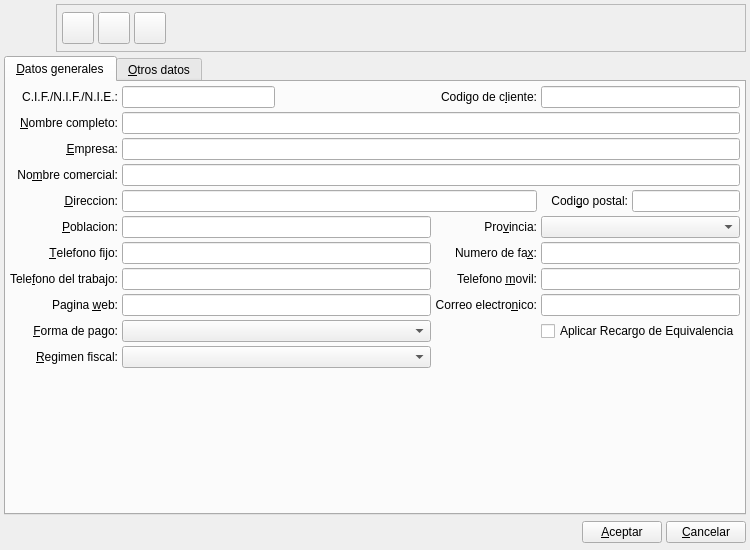
<?xml version="1.0" encoding="UTF-8"?>
<ui version="4.0">
 <author>Marcos Mezo</author>
 <class>ClienteBase</class>
 <widget class="QWidget" name="ClienteBase">
  <property name="geometry">
   <rect>
    <x>0</x>
    <y>0</y>
    <width>750</width>
    <height>550</height>
   </rect>
  </property>
  <property name="minimumSize">
   <size>
    <width>750</width>
    <height>550</height>
   </size>
  </property>
  <property name="focusPolicy">
   <enum>Qt::NoFocus</enum>
  </property>
  <property name="windowTitle">
   <string>Cliente</string>
  </property>
  <property name="windowIcon">
   <iconset resource="../../../bulmages.qrc">
    <normaloff>:/Images/client.png</normaloff>:/Images/client.png</iconset>
  </property>
  <layout class="QGridLayout">
   <property name="margin">
    <number>4</number>
   </property>
   <property name="spacing">
    <number>4</number>
   </property>
   <item row="0" column="0">
    <layout class="QHBoxLayout" name="hbox2">
     <property name="spacing">
      <number>4</number>
     </property>
     <property name="margin">
      <number>0</number>
     </property>
     <item>
      <widget class="QLabel" name="label">
       <property name="minimumSize">
        <size>
         <width>48</width>
         <height>48</height>
        </size>
       </property>
       <property name="maximumSize">
        <size>
         <width>48</width>
         <height>48</height>
        </size>
       </property>
       <property name="text">
        <string/>
       </property>
       <property name="pixmap">
        <pixmap resource="../../../bulmages.qrc">:/Images/client.png</pixmap>
       </property>
       <property name="scaledContents">
        <bool>true</bool>
       </property>
      </widget>
     </item>
     <item>
      <widget class="QFrame" name="mui_plugbotones">
       <property name="frameShape">
        <enum>QFrame::StyledPanel</enum>
       </property>
       <property name="frameShadow">
        <enum>QFrame::Raised</enum>
       </property>
       <layout class="QHBoxLayout" name="horizontalLayout">
        <property name="spacing">
         <number>4</number>
        </property>
        <item>
         <widget class="QToolButton" name="mui_guardar">
          <property name="enabled">
           <bool>true</bool>
          </property>
          <property name="minimumSize">
           <size>
            <width>32</width>
            <height>32</height>
           </size>
          </property>
          <property name="maximumSize">
           <size>
            <width>32</width>
            <height>32</height>
           </size>
          </property>
          <property name="toolTip">
           <string>Guardar cliente</string>
          </property>
          <property name="whatsThis">
           <string>Guardar cliente</string>
          </property>
          <property name="text">
           <string/>
          </property>
          <property name="icon">
           <iconset resource="../../../bulmages.qrc">
            <normaloff>:/Images/edit-save.png</normaloff>:/Images/edit-save.png</iconset>
          </property>
          <property name="iconSize">
           <size>
            <width>22</width>
            <height>22</height>
           </size>
          </property>
          <property name="shortcut">
           <string>Ctrl+S</string>
          </property>
         </widget>
        </item>
        <item>
         <widget class="QToolButton" name="mui_borrar">
          <property name="enabled">
           <bool>true</bool>
          </property>
          <property name="minimumSize">
           <size>
            <width>32</width>
            <height>32</height>
           </size>
          </property>
          <property name="maximumSize">
           <size>
            <width>32</width>
            <height>32</height>
           </size>
          </property>
          <property name="toolTip">
           <string>Borrar cliente</string>
          </property>
          <property name="whatsThis">
           <string>Borrar cliente</string>
          </property>
          <property name="text">
           <string/>
          </property>
          <property name="icon">
           <iconset resource="../../../bulmages.qrc">
            <normaloff>:/Images/edit-delete.png</normaloff>:/Images/edit-delete.png</iconset>
          </property>
          <property name="iconSize">
           <size>
            <width>22</width>
            <height>22</height>
           </size>
          </property>
          <property name="shortcut">
           <string>Ctrl+D</string>
          </property>
         </widget>
        </item>
        <item>
         <widget class="QToolButton" name="mui_informe">
          <property name="enabled">
           <bool>true</bool>
          </property>
          <property name="minimumSize">
           <size>
            <width>32</width>
            <height>32</height>
           </size>
          </property>
          <property name="maximumSize">
           <size>
            <width>32</width>
            <height>32</height>
           </size>
          </property>
          <property name="toolTip">
           <string>Imprimir informe</string>
          </property>
          <property name="whatsThis">
           <string>Imprimir informe</string>
          </property>
          <property name="text">
           <string/>
          </property>
          <property name="icon">
           <iconset resource="../../../bulmages.qrc">
            <normaloff>:/Images/document-print.png</normaloff>:/Images/document-print.png</iconset>
          </property>
          <property name="iconSize">
           <size>
            <width>22</width>
            <height>22</height>
           </size>
          </property>
         </widget>
        </item>
        <item>
         <layout class="QHBoxLayout" name="hboxLayout1"/>
        </item>
        <item>
         <spacer name="sp6">
          <property name="orientation">
           <enum>Qt::Horizontal</enum>
          </property>
          <property name="sizeType">
           <enum>QSizePolicy::Expanding</enum>
          </property>
          <property name="sizeHint" stdset="0">
           <size>
            <width>371</width>
            <height>26</height>
           </size>
          </property>
         </spacer>
        </item>
       </layout>
      </widget>
     </item>
    </layout>
   </item>
   <item row="2" column="0">
    <layout class="QHBoxLayout" name="hbox1">
     <property name="spacing">
      <number>4</number>
     </property>
     <property name="margin">
      <number>0</number>
     </property>
     <item>
      <spacer name="sp3">
       <property name="orientation">
        <enum>Qt::Horizontal</enum>
       </property>
       <property name="sizeHint" stdset="0">
        <size>
         <width>331</width>
         <height>27</height>
        </size>
       </property>
      </spacer>
     </item>
     <item>
      <widget class="QPushButton" name="mui_aceptar">
       <property name="text">
        <string>&amp;Aceptar</string>
       </property>
      </widget>
     </item>
     <item>
      <widget class="QPushButton" name="mui_cancelar">
       <property name="text">
        <string>&amp;Cancelar</string>
       </property>
      </widget>
     </item>
    </layout>
   </item>
   <item row="1" column="0">
    <widget class="QTabWidget" name="mui_tab">
     <property name="enabled">
      <bool>true</bool>
     </property>
     <property name="currentIndex">
      <number>0</number>
     </property>
     <widget class="QWidget" name="Tab1">
      <attribute name="title">
       <string>&amp;Datos generales</string>
      </attribute>
      <layout class="QGridLayout">
       <property name="margin">
        <number>4</number>
       </property>
       <property name="spacing">
        <number>4</number>
       </property>
       <item row="0" column="0">
        <widget class="QLabel" name="textLabel2_5">
         <property name="text">
          <string>C.I.F./N.I.F./N.I.E.:</string>
         </property>
         <property name="alignment">
          <set>Qt::AlignRight|Qt::AlignTrailing|Qt::AlignVCenter</set>
         </property>
         <property name="buddy">
          <cstring>mui_cifcliente</cstring>
         </property>
        </widget>
       </item>
       <item row="0" column="1">
        <widget class="QLineEdit" name="mui_cifcliente">
         <property name="maxLength">
          <number>200</number>
         </property>
        </widget>
       </item>
       <item row="0" column="2">
        <spacer name="sp2">
         <property name="orientation">
          <enum>Qt::Horizontal</enum>
         </property>
         <property name="sizeHint" stdset="0">
          <size>
           <width>40</width>
           <height>20</height>
          </size>
         </property>
        </spacer>
       </item>
       <item row="0" column="3">
        <widget class="QLabel" name="textLabel2_10">
         <property name="text">
          <string>Codigo de c&amp;liente:</string>
         </property>
         <property name="alignment">
          <set>Qt::AlignRight|Qt::AlignTrailing|Qt::AlignVCenter</set>
         </property>
         <property name="buddy">
          <cstring>mui_codcliente</cstring>
         </property>
        </widget>
       </item>
       <item row="0" column="4" colspan="2">
        <widget class="QLineEdit" name="mui_codcliente">
         <property name="maxLength">
          <number>12</number>
         </property>
        </widget>
       </item>
       <item row="1" column="0">
        <widget class="QLabel" name="textLabel2_2">
         <property name="text">
          <string>&amp;Nombre completo:</string>
         </property>
         <property name="alignment">
          <set>Qt::AlignRight|Qt::AlignTrailing|Qt::AlignVCenter</set>
         </property>
         <property name="buddy">
          <cstring>mui_nomcliente</cstring>
         </property>
        </widget>
       </item>
       <item row="1" column="1" colspan="5">
        <widget class="QLineEdit" name="mui_nomcliente">
         <property name="maxLength">
          <number>100</number>
         </property>
        </widget>
       </item>
       <item row="2" column="0">
        <widget class="QLabel" name="textLabel2_2_2">
         <property name="text">
          <string>&amp;Empresa:</string>
         </property>
         <property name="alignment">
          <set>Qt::AlignRight|Qt::AlignTrailing|Qt::AlignVCenter</set>
         </property>
         <property name="buddy">
          <cstring>mui_corpcliente</cstring>
         </property>
        </widget>
       </item>
       <item row="2" column="1" colspan="5">
        <widget class="QLineEdit" name="mui_corpcliente">
         <property name="maxLength">
          <number>200</number>
         </property>
        </widget>
       </item>
       <item row="3" column="0">
        <widget class="QLabel" name="textLabel2_4">
         <property name="text">
          <string>No&amp;mbre comercial:</string>
         </property>
         <property name="alignment">
          <set>Qt::AlignRight|Qt::AlignTrailing|Qt::AlignVCenter</set>
         </property>
         <property name="buddy">
          <cstring>mui_nomaltcliente</cstring>
         </property>
        </widget>
       </item>
       <item row="3" column="1" colspan="5">
        <widget class="QLineEdit" name="mui_nomaltcliente">
         <property name="maxLength">
          <number>300</number>
         </property>
        </widget>
       </item>
       <item row="4" column="0">
        <widget class="QLabel" name="textLabel2_6">
         <property name="text">
          <string>&amp;Direccion:</string>
         </property>
         <property name="alignment">
          <set>Qt::AlignRight|Qt::AlignTrailing|Qt::AlignVCenter</set>
         </property>
         <property name="buddy">
          <cstring>mui_dircliente</cstring>
         </property>
        </widget>
       </item>
       <item row="4" column="1" colspan="3">
        <widget class="QLineEdit" name="mui_dircliente">
         <property name="maxLength">
          <number>100</number>
         </property>
        </widget>
       </item>
       <item row="4" column="4">
        <widget class="QLabel" name="textLabel2_7">
         <property name="sizePolicy">
          <sizepolicy hsizetype="Preferred" vsizetype="Preferred">
           <horstretch>0</horstretch>
           <verstretch>0</verstretch>
          </sizepolicy>
         </property>
         <property name="text">
          <string>Codi&amp;go postal:</string>
         </property>
         <property name="alignment">
          <set>Qt::AlignRight|Qt::AlignTrailing|Qt::AlignVCenter</set>
         </property>
         <property name="buddy">
          <cstring>mui_cpcliente</cstring>
         </property>
        </widget>
       </item>
       <item row="4" column="5">
        <widget class="QLineEdit" name="mui_cpcliente">
         <property name="sizePolicy">
          <sizepolicy hsizetype="Fixed" vsizetype="Fixed">
           <horstretch>0</horstretch>
           <verstretch>0</verstretch>
          </sizepolicy>
         </property>
         <property name="maxLength">
          <number>10</number>
         </property>
        </widget>
       </item>
       <item row="5" column="0">
        <widget class="QLabel" name="textLabel2_9">
         <property name="text">
          <string>&amp;Poblacion:</string>
         </property>
         <property name="alignment">
          <set>Qt::AlignRight|Qt::AlignTrailing|Qt::AlignVCenter</set>
         </property>
         <property name="buddy">
          <cstring>mui_poblcliente</cstring>
         </property>
        </widget>
       </item>
       <item row="5" column="1" colspan="2">
        <widget class="QLineEdit" name="mui_poblcliente">
         <property name="maxLength">
          <number>40</number>
         </property>
        </widget>
       </item>
       <item row="5" column="3">
        <widget class="QLabel" name="textLabel2_9_2">
         <property name="text">
          <string>Pro&amp;vincia:</string>
         </property>
         <property name="alignment">
          <set>Qt::AlignRight|Qt::AlignTrailing|Qt::AlignVCenter</set>
         </property>
         <property name="buddy">
          <cstring>mui_idprovincia</cstring>
         </property>
        </widget>
       </item>
       <item row="5" column="4" colspan="2">
        <widget class="BlComboBox" name="mui_idprovincia"/>
       </item>
       <item row="6" column="0">
        <widget class="QLabel" name="textLabel2_8">
         <property name="text">
          <string>&amp;Telefono fijo:</string>
         </property>
         <property name="alignment">
          <set>Qt::AlignRight|Qt::AlignTrailing|Qt::AlignVCenter</set>
         </property>
         <property name="buddy">
          <cstring>mui_telcliente</cstring>
         </property>
        </widget>
       </item>
       <item row="6" column="1" colspan="2">
        <widget class="QLineEdit" name="mui_telcliente">
         <property name="maxLength">
          <number>20</number>
         </property>
        </widget>
       </item>
       <item row="6" column="3">
        <widget class="QLabel" name="textLabel2_8_4">
         <property name="text">
          <string>Numero de fa&amp;x:</string>
         </property>
         <property name="alignment">
          <set>Qt::AlignRight|Qt::AlignTrailing|Qt::AlignVCenter</set>
         </property>
         <property name="buddy">
          <cstring>mui_faxcliente</cstring>
         </property>
        </widget>
       </item>
       <item row="6" column="4" colspan="2">
        <widget class="QLineEdit" name="mui_faxcliente">
         <property name="maxLength">
          <number>20</number>
         </property>
        </widget>
       </item>
       <item row="7" column="0">
        <widget class="QLabel" name="textLabel2_11">
         <property name="text">
          <string>Tele&amp;fono del trabajo:</string>
         </property>
         <property name="alignment">
          <set>Qt::AlignRight|Qt::AlignTrailing|Qt::AlignVCenter</set>
         </property>
         <property name="buddy">
          <cstring>mui_teltrabcliente</cstring>
         </property>
        </widget>
       </item>
       <item row="7" column="1" colspan="2">
        <widget class="QLineEdit" name="mui_teltrabcliente">
         <property name="maxLength">
          <number>20</number>
         </property>
        </widget>
       </item>
       <item row="7" column="3">
        <widget class="QLabel" name="textLabel2_8_5">
         <property name="text">
          <string>Telefono &amp;movil:</string>
         </property>
         <property name="alignment">
          <set>Qt::AlignRight|Qt::AlignTrailing|Qt::AlignVCenter</set>
         </property>
         <property name="buddy">
          <cstring>mui_movilcliente</cstring>
         </property>
        </widget>
       </item>
       <item row="7" column="4" colspan="2">
        <widget class="QLineEdit" name="mui_movilcliente">
         <property name="maxLength">
          <number>20</number>
         </property>
        </widget>
       </item>
       <item row="8" column="0">
        <widget class="QLabel" name="textLabel2_8_2">
         <property name="text">
          <string>Pagina &amp;web:</string>
         </property>
         <property name="alignment">
          <set>Qt::AlignRight|Qt::AlignTrailing|Qt::AlignVCenter</set>
         </property>
         <property name="buddy">
          <cstring>mui_urlcliente</cstring>
         </property>
        </widget>
       </item>
       <item row="8" column="1" colspan="2">
        <widget class="QLineEdit" name="mui_urlcliente">
         <property name="maxLength">
          <number>150</number>
         </property>
        </widget>
       </item>
       <item row="8" column="3">
        <widget class="QLabel" name="textLabel2_8_3">
         <property name="text">
          <string>Correo electro&amp;nico:</string>
         </property>
         <property name="alignment">
          <set>Qt::AlignRight|Qt::AlignTrailing|Qt::AlignVCenter</set>
         </property>
         <property name="buddy">
          <cstring>mui_mailcliente</cstring>
         </property>
        </widget>
       </item>
       <item row="8" column="4" colspan="2">
        <widget class="QLineEdit" name="mui_mailcliente">
         <property name="maxLength">
          <number>100</number>
         </property>
        </widget>
       </item>
       <item row="9" column="0">
        <widget class="QLabel" name="textLabel2_8_6">
         <property name="text">
          <string>&amp;Forma de pago:</string>
         </property>
         <property name="alignment">
          <set>Qt::AlignRight|Qt::AlignTrailing|Qt::AlignVCenter</set>
         </property>
         <property name="buddy">
          <cstring>mui_idforma_pago</cstring>
         </property>
        </widget>
       </item>
       <item row="9" column="1" colspan="2">
        <widget class="BfBuscarFormaPago" name="mui_idforma_pago"/>
       </item>
       <item row="9" column="4" colspan="2">
        <widget class="QCheckBox" name="mui_recargoeqcliente">
         <property name="text">
          <string>Aplicar Recargo de Equivalencia</string>
         </property>
        </widget>
       </item>
       <item row="10" column="0">
        <widget class="QLabel" name="textLabel2_8_7">
         <property name="text">
          <string>&amp;Regimen fiscal:</string>
         </property>
         <property name="alignment">
          <set>Qt::AlignRight|Qt::AlignTrailing|Qt::AlignVCenter</set>
         </property>
         <property name="buddy">
          <cstring>mui_regimenfiscalcliente</cstring>
         </property>
        </widget>
       </item>
       <item row="10" column="1" colspan="2">
        <widget class="BfBuscarRegimenFiscal" name="mui_regimenfiscalcliente"/>
       </item>
       <item row="11" column="1">
        <spacer name="sp1">
         <property name="orientation">
          <enum>Qt::Vertical</enum>
         </property>
         <property name="sizeHint" stdset="0">
          <size>
           <width>20</width>
           <height>40</height>
          </size>
         </property>
        </spacer>
       </item>
      </layout>
     </widget>
     <widget class="QWidget" name="tabOtros">
      <attribute name="title">
       <string>&amp;Otros datos</string>
      </attribute>
      <layout class="QGridLayout">
       <property name="margin">
        <number>4</number>
       </property>
       <property name="spacing">
        <number>4</number>
       </property>
       <item row="0" column="0" colspan="3">
        <widget class="QFrame" name="m_frameplugin">
         <property name="frameShape">
          <enum>QFrame::StyledPanel</enum>
         </property>
         <property name="frameShadow">
          <enum>QFrame::Raised</enum>
         </property>
        </widget>
       </item>
       <item row="1" column="0" colspan="2">
        <widget class="QLabel" name="textLabel2_4_2_2">
         <property name="text">
          <string>Comen&amp;tarios:</string>
         </property>
         <property name="buddy">
          <cstring>mui_comentcliente</cstring>
         </property>
        </widget>
       </item>
       <item row="1" column="2">
        <widget class="QLabel" name="textLabel2_4_2">
         <property name="sizePolicy">
          <sizepolicy hsizetype="Fixed" vsizetype="Fixed">
           <horstretch>0</horstretch>
           <verstretch>0</verstretch>
          </sizepolicy>
         </property>
         <property name="maximumSize">
          <size>
           <width>32766</width>
           <height>32767</height>
          </size>
         </property>
         <property name="text">
          <string>Datos de comercio &amp;electronico:</string>
         </property>
         <property name="buddy">
          <cstring>mui_ecommercedatacliente</cstring>
         </property>
        </widget>
       </item>
       <item row="2" column="0" colspan="2">
        <widget class="QTextEdit" name="mui_comentcliente">
         <property name="sizePolicy">
          <sizepolicy hsizetype="Expanding" vsizetype="Expanding">
           <horstretch>0</horstretch>
           <verstretch>0</verstretch>
          </sizepolicy>
         </property>
         <property name="tabChangesFocus">
          <bool>true</bool>
         </property>
        </widget>
       </item>
       <item row="2" column="2">
        <widget class="QTextEdit" name="mui_ecommercedatacliente">
         <property name="sizePolicy">
          <sizepolicy hsizetype="Expanding" vsizetype="Expanding">
           <horstretch>0</horstretch>
           <verstretch>0</verstretch>
          </sizepolicy>
         </property>
         <property name="tabChangesFocus">
          <bool>true</bool>
         </property>
        </widget>
       </item>
       <item row="3" column="0">
        <widget class="QLabel" name="textLabel2_4_3">
         <property name="sizePolicy">
          <sizepolicy hsizetype="Preferred" vsizetype="Preferred">
           <horstretch>0</horstretch>
           <verstretch>0</verstretch>
          </sizepolicy>
         </property>
         <property name="text">
          <string>Datos &amp;bancarios:</string>
         </property>
         <property name="buddy">
          <cstring>mui_bancocliente</cstring>
         </property>
        </widget>
       </item>
       <item row="3" column="1" colspan="2">
        <widget class="BlBankEdit" name="mui_bancocliente">
         <property name="sizePolicy">
          <sizepolicy hsizetype="Expanding" vsizetype="Fixed">
           <horstretch>0</horstretch>
           <verstretch>0</verstretch>
          </sizepolicy>
         </property>
        </widget>
       </item>
      </layout>
     </widget>
    </widget>
   </item>
  </layout>
 </widget>
 <layoutdefault spacing="2" margin="5"/>
 <customwidgets>
  <customwidget>
   <class>BfBuscarRegimenFiscal</class>
   <extends>QComboBox</extends>
   <header>bfbuscarregimenfiscal.h</header>
  </customwidget>
  <customwidget>
   <class>BfBuscarFormaPago</class>
   <extends>QComboBox</extends>
   <header>bfbuscarformapago.h</header>
  </customwidget>
  <customwidget>
   <class>BlComboBox</class>
   <extends>QComboBox</extends>
   <header>blcombobox.h</header>
  </customwidget>
  <customwidget>
   <class>BlBankEdit</class>
   <extends>QLineEdit</extends>
   <header>blbankedit.h</header>
  </customwidget>
 </customwidgets>
 <tabstops>
  <tabstop>mui_guardar</tabstop>
  <tabstop>mui_borrar</tabstop>
  <tabstop>mui_informe</tabstop>
  <tabstop>mui_tab</tabstop>
  <tabstop>mui_cifcliente</tabstop>
  <tabstop>mui_codcliente</tabstop>
  <tabstop>mui_nomcliente</tabstop>
  <tabstop>mui_corpcliente</tabstop>
  <tabstop>mui_nomaltcliente</tabstop>
  <tabstop>mui_dircliente</tabstop>
  <tabstop>mui_cpcliente</tabstop>
  <tabstop>mui_poblcliente</tabstop>
  <tabstop>mui_idprovincia</tabstop>
  <tabstop>mui_telcliente</tabstop>
  <tabstop>mui_faxcliente</tabstop>
  <tabstop>mui_teltrabcliente</tabstop>
  <tabstop>mui_movilcliente</tabstop>
  <tabstop>mui_urlcliente</tabstop>
  <tabstop>mui_mailcliente</tabstop>
  <tabstop>mui_idforma_pago</tabstop>
  <tabstop>mui_recargoeqcliente</tabstop>
  <tabstop>mui_regimenfiscalcliente</tabstop>
  <tabstop>mui_comentcliente</tabstop>
  <tabstop>mui_ecommercedatacliente</tabstop>
  <tabstop>mui_bancocliente</tabstop>
  <tabstop>mui_aceptar</tabstop>
  <tabstop>mui_cancelar</tabstop>
 </tabstops>
 <resources>
  <include location="../../../bulmages.qrc"/>
 </resources>
 <connections/>
</ui>
